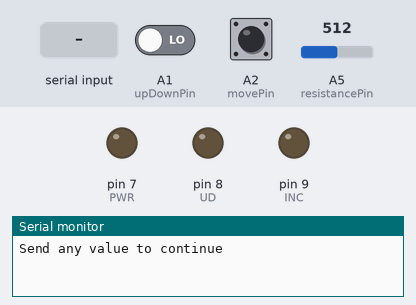
Bench run of a sketch on a simulated Arduino Uno, built with avr-gcc and run on an emulated ATmega328P. Parts: output pins drawn as LEDs (lit = HIGH), the last lines printed to the serial monitor. Dashed ring = blinking. The inputs (shaded band) are chosen by the test bench; at power-on: A2 (movePin) HIGH, A1 (upDownPin) LOW, A5 (resistancePin) = 512. Pins used as bus, display or sensor lines are not drawn.

Above: at 1.9 s.
2.0 s: "1" received over Serial
At 3.2 s:
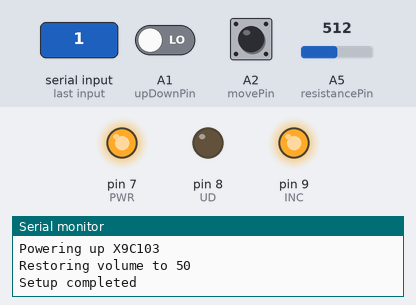
3.5 s: A2 (movePin) pulled LOW for 1 s
At 3.73 s:
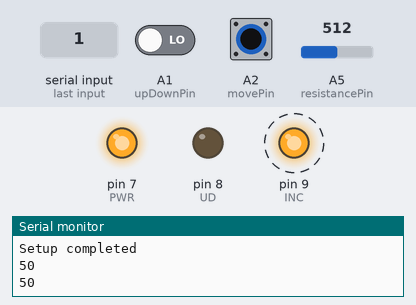
6.5 s: A2 (movePin) pulled LOW for 3.2 s
At 10.8 s:
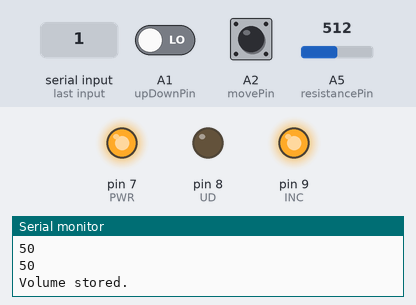
11.2 s: A1 (upDownPin) driven HIGH and A2 (movePin) driven LOW
At 13.23 s:
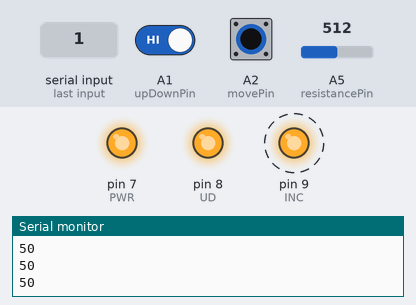
Timing chart, 0 to 21.2 s (numbered marks = the images above; inputs shaded):
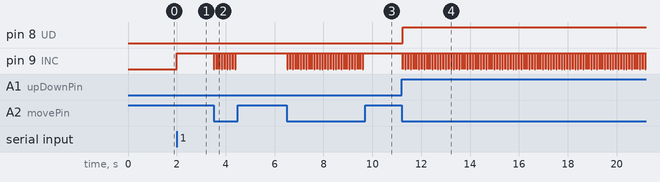

Measured:
- after the input at 2.0 s, pin 7 (PWR), pin 9 (INC): LOW → HIGH at once
- after the input at 3.5 s, pin 9 (INC): alternates HIGH for 0.10 s and LOW for 0.01 s, 18 changes in all, then stays HIGH, starting at once
- after the input at 6.5 s, pin 9 (INC): alternates HIGH for 0.10 s and LOW for 0.01 s, 58 changes in all, then stays HIGH, starting at once
- after the input at 11.2 s, pin 8 (UD): LOW → HIGH at once; pin 9 (INC): alternates HIGH for 0.10 s and LOW for 0.01 s, starting at once

The sketch:

Digital_Volume_Control_X9C103.ino
```cpp
#include "Arduino.h"

#define upDownPin A1
#define movePin A2
#define resistancePin A5

// X9C103 pins
#define CS	10
#define INC	9
#define UD	8
#define PWR 7

// Current mode is INC or DEC volume?
bool isINC = true;

void setup() {
	Serial.begin(9600);
	delay(1000);

	Serial.println("Send any value to continue");
	while (!Serial.available()){}

	// CS LOW is active
	pinMode(CS, OUTPUT);
	digitalWrite(CS, LOW); // ON

	// INC - LOW is active
	pinMode(INC, OUTPUT);
	digitalWrite(INC, HIGH); // OFF

	// UP is high, DOWN is low
	pinMode(UD, OUTPUT);

	// Power up device
	Serial.println("Powering up X9C103");
	pinMode(PWR, OUTPUT);
	digitalWrite(PWR, HIGH);
	delay(10);

	// Retrieve stored volume setting
	Serial.print("Restoring volume to ");
	Serial.println(readVolume());

	// Demo switches, direction and push button
	pinMode(upDownPin, INPUT);
	pinMode(movePin, INPUT_PULLUP);

	Serial.println("Setup completed");
}

void loop() {
	// Are we INC or DEC the value?
	isINC = digitalRead(upDownPin) == HIGH;

	// Did we change the volume flag
	bool volChange = false;

	// If the UD pin is pressed initiate a change to resistance
	while (digitalRead(movePin) == LOW) {

		// Set the direction, up/down
		digitalWrite(UD, isINC ? HIGH : LOW);

		// Increment or Decrement as per the UD value
		digitalWrite(INC, LOW);
		delay(10);

		// Done!
		digitalWrite(INC, HIGH);

		// Get the new resistance
		Serial.println(readVolume());

		// Stop demo runaway!
		delay(100);

		// Set the flag that shows we have changed the volume
		volChange = true;
	}

	if (volChange) storeVolume();
	delay(100);
}

long readVolume() {
	// Get the new resistance
	return map(analogRead(resistancePin), 0, 1023, 0, 100);
}

void storeVolume() {
	// Ensure INC is HIGH then move CS HIGH and back to LOW
	digitalWrite(INC, HIGH);
	delayMicroseconds(1);
	digitalWrite(CS, HIGH);
	delay(20);
	digitalWrite(CS, LOW);
	Serial.println("Volume stored.");
}
```
